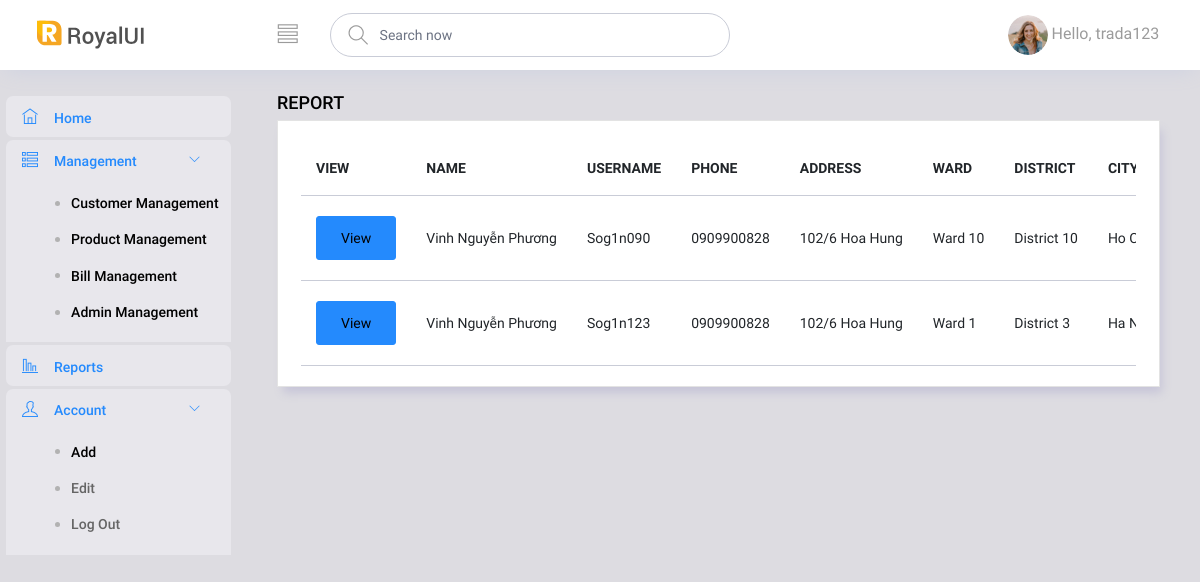
/admin/quantri.php?page_layout=thongke (signed in), run on the app's committed database.
### tables this page shows
CREATE TABLE `khachhang` (
  `hoten` varchar(50) DEFAULT NULL,
  `taikhoankh` varchar(50) NOT NULL,
  `matkhau` varchar(1000) DEFAULT NULL,
  `email` varchar(30) DEFAULT NULL,
  `sonha` varchar(50) DEFAULT NULL,
  `tenquan` varchar(50) DEFAULT NULL,
  `tenphuong` varchar(100) DEFAULT NULL,
  `tentp` varchar(50) DEFAULT NULL,
  `sodienthoai` varchar(10) DEFAULT NULL,
  `trangthaitk` int(11) DEFAULT NULL
);

### lib/DataProvider.php (called while the page is built, shortened)
<?php
	function executeQuery($sql){
        include ('db.inc');
        $conn = new mysqli($servername, $username, $password, $dbname);
		if (!($result = $conn->query($sql)))
		    echo $conn->connect_error;
		return $result;
    }
?>

### admin/thongke.php (the view, shortened to what this page needs)
<?php
    echo'<div class="main-panel">';
    echo'<div class="content-wrapper">';
    echo'<div class="row">';
    echo'<h4>REPORT</h4>';
    echo'<div class="col-md-12 grid-margin stretch-card">';
    echo'<div class="card">';
    echo'<div class="card-body">';
    echo'<div class="table-responsive">';
    echo'<table class="table table-hover">';
    echo'<thead>';
    echo'<tr>';
    echo'<th>VIEW</th>';
    echo'<th>NAME</th>';
    echo'<th>USERNAME</th>';
    echo'<th>PHONE</th>';
    echo'<th>ADDRESS</th>';
    echo'<th>WARD</th>';
    echo'<th>DISTRICT</th>';
    echo'<th>CITY</th>';
    echo'</tr>';
    echo'</thead>';
    echo'<tbody>';
    $sql = "SELECT COUNT(idhoadon) as 'tongsobill', taikhoankh, SUM(tongtien) as tongtien FROM hoadon WHERE trangthai = 1 GROUP BY taikhoankh  ORDER BY tongtien DESC";
    $result = executeQuery($sql);
    if($result->num_rows > 0)
    {
        while($row = $result->fetch_array())
        {
            $sql = "SELECT * FROM khachhang WHERE taikhoankh = '" . $row['taikhoankh'] . "'";
            $USER = executeQuery($sql);
            if($USER->num_rows > 0)
            {
                while($user = $USER->fetch_array())
                {
                    echo'<tr>';
                    echo'<td><button type="button" class="btn btn-primary">View</button></td>';
                    echo'<td>' . $user['hoten'] . '</td>';
                    echo'<td>' . $user['taikhoankh'] . '</td>';
                    echo'<td>' . $user['sodienthoai'] . '</td>';
                    echo'<td>' . $user['sonha'] . '</td>';
                    echo'<td>' . $user['tenphuong'] . '</td>';
                    echo'<td>' . $user['tenquan'] . '</td>';
                    echo'<td>' . $user['tentp'] . '</td>';
                    echo'<td> $' . number_format($row['tongtien'] ,2 , "." ,",");
                }
            }
        }
    }
?>

### data on the page
khachhang: hoten "Vinh Nguyễn Phương", taikhoankh "Sog1n090", sodienthoai "0909900828", sonha "102/6 Hoa Hung", tenphuong "Ward 10", tenquan "District 10", tentp "Ho…"
khachhang: hoten "Vinh Nguyễn Phương", taikhoankh "Sog1n123", sodienthoai "0909900828", sonha "102/6 Hoa Hung", tenphuong "Ward 1", tenquan "District 3", tentp "Ha…"

### other printed values
$_SESSION['taikhoan'] "trada123"
